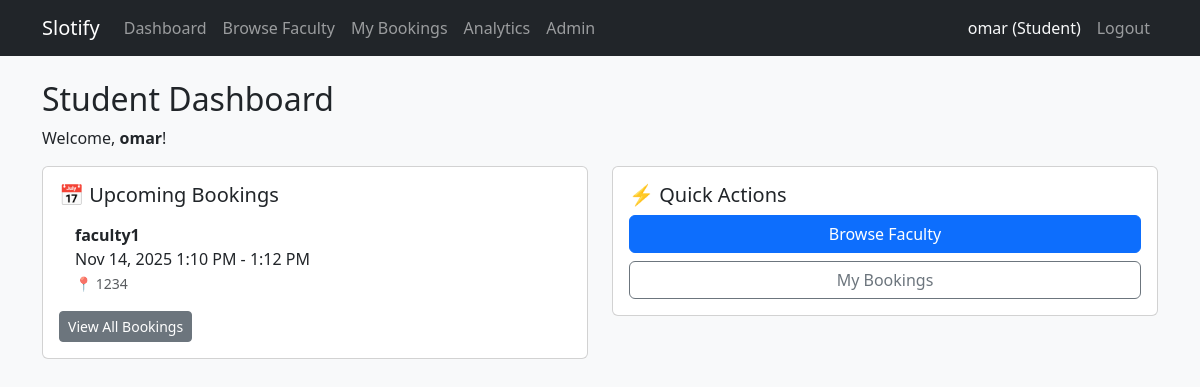
The app's page /scheduling/student/dashboard/ (signed in) with its own data.
### accounts/models.py (models this page shows, shortened)
class User(AbstractUser):
    class Role(models.TextChoices):
        STUDENT = "STUDENT", "Student"
        FACULTY = "FACULTY", "Faculty"
        ADMIN = "ADMIN", "Admin"
    role = models.CharField(
        max_length=20,
        choices=Role.choices,
        default=Role.STUDENT,
    )
    department = models.CharField(max_length=100, blank=True)
    def is_student(self) -> bool:
        return self.role == self.Role.STUDENT

### scheduling/models.py (models this page shows, shortened)
class Booking(models.Model):
    class Status(models.TextChoices):
        BOOKED = "BOOKED", "Booked"
        CANCELLED = "CANCELLED", "Cancelled"
        COMPLETED = "COMPLETED", "Completed"
        NO_SHOW = "NO_SHOW", "No Show"
    slot = models.ForeignKey(
        Slot,
        on_delete=models.CASCADE,
        related_name="bookings",
    )
    student = models.ForeignKey(
        User,
        on_delete=models.CASCADE,
        related_name="bookings",
    )
    status = models.CharField(
        max_length=20,
        choices=Status.choices,
        default=Status.BOOKED,
    )
    created_at = models.DateTimeField(auto_now_add=True)
    updated_at = models.DateTimeField(auto_now=True)

class Slot(models.Model):
    class Status(models.TextChoices):
        AVAILABLE = "AVAILABLE", "Available"
        BLOCKED = "BLOCKED", "Blocked"
        CANCELLED = "CANCELLED", "Cancelled"
        PAST = "PAST", "Past"
    faculty = models.ForeignKey(
        User,
        on_delete=models.CASCADE,
        related_name="slots",
    )
    start_time = models.DateTimeField()
    end_time = models.DateTimeField()
    location = models.CharField(max_length=255)
    max_students = models.PositiveIntegerField(default=1)
    status = models.CharField(
        max_length=20,
        choices=Status.choices,
        default=Status.AVAILABLE,
    )
    created_at = models.DateTimeField(auto_now_add=True)
    updated_at = models.DateTimeField(auto_now=True)

### scheduling/views.py (the view)
# urls.py: path("student/dashboard/", views.student_dashboard, name="student_dashboard"),
@login_required
def student_dashboard(request):
    if not request.user.is_student():
        return HttpResponseForbidden("You are not a student.")
    upcoming = Booking.objects.filter(student=request.user, status=Booking.Status.BOOKED, slot__start_time__gte=timezone.now()).order_by("slot__start_time")[:10]
    return render(request, "scheduling/student_dashboard.html", {"upcoming_bookings": upcoming})

### templates/scheduling/student_dashboard.html
{% extends "base.html" %}
{% block content %}
<h2>Student Dashboard</h2>
<p>Welcome, <strong>{{ user.username }}</strong>!</p>
<div class="row">
  <div class="col-md-6">
    <div class="card mb-3">
      <div class="card-body">
        <h5 class="card-title">📅 Upcoming Bookings</h5>
        {% if upcoming_bookings %}
          <ul class="list-group list-group-flush">
            {% for booking in upcoming_bookings %}
              <li class="list-group-item">
                <strong>{{ booking.slot.faculty.username }}</strong><br>
                {{ booking.slot.start_time|date:"M d, Y g:i A" }} - {{ booking.slot.end_time|date:"g:i A" }}<br>
                <small class="text-muted">📍 {{ booking.slot.location }}</small>
              </li>
            {% endfor %}
          </ul>
          <a href="{% url 'student_bookings_list' %}" class="btn btn-sm btn-secondary mt-2">View All Bookings</a>
        {% else %}
          <p class="text-muted text-center py-3">
            No upcoming bookings.<br>
            <a href="{% url 'faculty_list' %}" class="btn btn-sm btn-outline-primary mt-2">Browse Faculty to Book</a>
          </p>
        {% endif %}
      </div>
    </div>
  </div>
  <div class="col-md-6">
    <div class="card mb-3">
      <div class="card-body">
        <h5 class="card-title">⚡ Quick Actions</h5>
        <a href="{% url 'faculty_list' %}" class="btn btn-primary btn-block mb-2 w-100">Browse Faculty</a>
        <a href="{% url 'student_bookings_list' %}" class="btn btn-outline-secondary btn-block w-100">My Bookings</a>
      </div>
    </div>
  </div>
</div>
{% endblock %}

### templetes/base.html (shortened to what this page needs)
<!DOCTYPE html>
<html>
  <head>
    <link rel="stylesheet" href="https://cdn.jsdelivr.net/npm/bootstrap@5.3.2/dist/css/bootstrap.min.css" />
  </head>
  <body class="bg-light">
    <nav class="navbar navbar-expand-lg navbar-dark bg-dark mb-4">
      <div class="container">
        <a class="navbar-brand" href="/">Slotify</a>
        <div class="collapse navbar-collapse" id="navbarNav">
          <ul class="navbar-nav me-auto">
            {% if user.is_authenticated %}
              {% if user.is_student %}
                <li class="nav-item"><a class="nav-link" href="{% url 'student_dashboard' %}">Dashboard</a></li>
                <li class="nav-item"><a class="nav-link" href="{% url 'faculty_list' %}">Browse Faculty</a></li>
                <li class="nav-item"><a class="nav-link" href="{% url 'student_bookings_list' %}">My Bookings</a></li>
              {% elif user.is_faculty %}
                <li class="nav-item"><a class="nav-link" href="{% url 'faculty_dashboard' %}">Dashboard</a></li>
                <li class="nav-item"><a class="nav-link" href="{% url 'faculty_slots_list' %}">My Slots</a></li>
                <li class="nav-item"><a class="nav-link" href="{% url 'faculty_slot_create' %}">Create Slot</a></li>
              {% endif %}
              {% if user.is_staff %}
                <li class="nav-item"><a class="nav-link" href="{% url 'analytics_dashboard' %}">Analytics</a></li>
                <li class="nav-item"><a class="nav-link" href="/admin/">Admin</a></li>
              {% endif %}
            {% endif %}
          </ul>
          <ul class="navbar-nav ms-auto">
            {% if user.is_authenticated %}
              <li class="nav-item"><span class="nav-link text-light">{{ user.username }} ({{ user.get_role_display }})</span></li>
              <li class="nav-item"><a class="nav-link" href="{% url 'logout' %}">Logout</a></li>
            {% else %}
              <li class="nav-item"><a class="nav-link" href="{% url 'login' %}">Login</a></li>
            {% endif %}
          </ul>
        </div>
      </div>
    </nav>
    <main class="container">
      {% block content %}{% endblock %}
    </main>
  </body>
</html>

### records on screen
User: username "omar", role "Student"
Booking: slot.faculty.username "faculty1", slot.start_time "Nov 14, 2025 1:10 PM", slot.end_time "1:12 PM", slot.location "1234"
